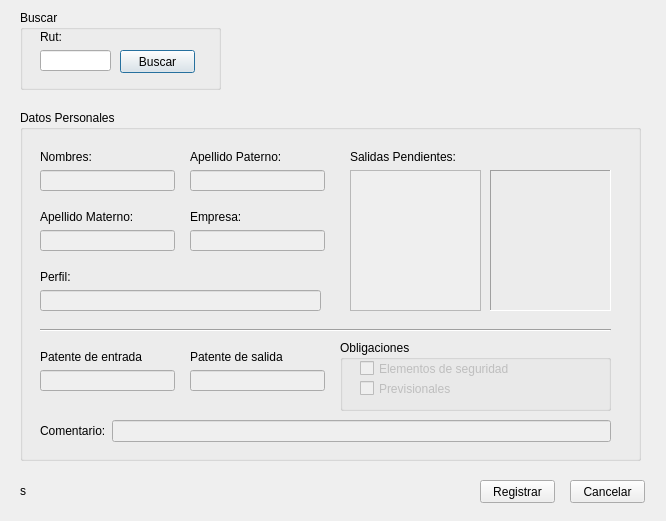
<?xml version="1.0" encoding="UTF-8"?>
<ui version="4.0">
 <class>ReadWithoutCI</class>
 <widget class="QDialog" name="ReadWithoutCI">
  <property name="geometry">
   <rect>
    <x>0</x>
    <y>0</y>
    <width>666</width>
    <height>521</height>
   </rect>
  </property>
  <property name="windowTitle">
   <string>Dialog</string>
  </property>
  <widget class="QLabel" name="label_status">
   <property name="geometry">
    <rect>
     <x>20</x>
     <y>480</y>
     <width>21</width>
     <height>21</height>
    </rect>
   </property>
   <property name="text">
    <string>s</string>
   </property>
  </widget>
  <widget class="QGroupBox" name="groupBox">
   <property name="geometry">
    <rect>
     <x>20</x>
     <y>10</y>
     <width>201</width>
     <height>80</height>
    </rect>
   </property>
   <property name="title">
    <string>Buscar</string>
   </property>
   <widget class="QWidget" name="layoutWidget">
    <property name="geometry">
     <rect>
      <x>20</x>
      <y>20</y>
      <width>71</width>
      <height>41</height>
     </rect>
    </property>
    <layout class="QVBoxLayout" name="verticalLayout">
     <item>
      <widget class="QLabel" name="label">
       <property name="text">
        <string>Rut:</string>
       </property>
      </widget>
     </item>
     <item>
      <widget class="QLineEdit" name="lineEdit_rut"/>
     </item>
    </layout>
   </widget>
   <widget class="QPushButton" name="pushButton_search">
    <property name="geometry">
     <rect>
      <x>100</x>
      <y>40</y>
      <width>75</width>
      <height>23</height>
     </rect>
    </property>
    <property name="text">
     <string>Buscar</string>
    </property>
   </widget>
  </widget>
  <widget class="QPushButton" name="pushButton_3">
   <property name="geometry">
    <rect>
     <x>570</x>
     <y>480</y>
     <width>75</width>
     <height>23</height>
    </rect>
   </property>
   <property name="text">
    <string>Cancelar</string>
   </property>
  </widget>
  <widget class="QPushButton" name="pushButton_register">
   <property name="geometry">
    <rect>
     <x>480</x>
     <y>480</y>
     <width>75</width>
     <height>23</height>
    </rect>
   </property>
   <property name="text">
    <string>Registrar</string>
   </property>
  </widget>
  <widget class="QGroupBox" name="groupBox_2">
   <property name="geometry">
    <rect>
     <x>20</x>
     <y>110</y>
     <width>621</width>
     <height>351</height>
    </rect>
   </property>
   <property name="title">
    <string>Datos Personales</string>
   </property>
   <widget class="QWidget" name="layoutWidget_2">
    <property name="geometry">
     <rect>
      <x>170</x>
      <y>100</y>
      <width>135</width>
      <height>41</height>
     </rect>
    </property>
    <layout class="QVBoxLayout" name="verticalLayout_4">
     <item>
      <widget class="QLabel" name="label_4">
       <property name="text">
        <string>Empresa:</string>
       </property>
      </widget>
     </item>
     <item>
      <widget class="QLineEdit" name="lineEdit_company">
       <property name="enabled">
        <bool>false</bool>
       </property>
       <property name="readOnly">
        <bool>true</bool>
       </property>
      </widget>
     </item>
    </layout>
   </widget>
   <widget class="QWidget" name="layoutWidget_3">
    <property name="geometry">
     <rect>
      <x>20</x>
      <y>40</y>
      <width>135</width>
      <height>41</height>
     </rect>
    </property>
    <layout class="QVBoxLayout" name="verticalLayout_2">
     <item>
      <widget class="QLabel" name="label_2">
       <property name="text">
        <string>Nombres:</string>
       </property>
      </widget>
     </item>
     <item>
      <widget class="QLineEdit" name="lineEdit_names">
       <property name="enabled">
        <bool>false</bool>
       </property>
       <property name="readOnly">
        <bool>true</bool>
       </property>
      </widget>
     </item>
    </layout>
   </widget>
   <widget class="QWidget" name="layoutWidget_5">
    <property name="geometry">
     <rect>
      <x>170</x>
      <y>40</y>
      <width>135</width>
      <height>41</height>
     </rect>
    </property>
    <layout class="QVBoxLayout" name="verticalLayout_3">
     <item>
      <widget class="QLabel" name="label_3">
       <property name="text">
        <string>Apellido Paterno:</string>
       </property>
      </widget>
     </item>
     <item>
      <widget class="QLineEdit" name="lineEdit_paternal_surname">
       <property name="enabled">
        <bool>false</bool>
       </property>
       <property name="readOnly">
        <bool>true</bool>
       </property>
      </widget>
     </item>
    </layout>
   </widget>
   <widget class="QWidget" name="layoutWidget_7">
    <property name="geometry">
     <rect>
      <x>330</x>
      <y>40</y>
      <width>131</width>
      <height>161</height>
     </rect>
    </property>
    <layout class="QVBoxLayout" name="verticalLayout_5">
     <item>
      <widget class="QLabel" name="label_5">
       <property name="text">
        <string>Salidas Pendientes:</string>
       </property>
      </widget>
     </item>
     <item>
      <widget class="QListView" name="listView_imput">
       <property name="enabled">
        <bool>false</bool>
       </property>
      </widget>
     </item>
    </layout>
   </widget>
   <widget class="Line" name="line_2">
    <property name="geometry">
     <rect>
      <x>20</x>
      <y>210</y>
      <width>571</width>
      <height>20</height>
     </rect>
    </property>
    <property name="orientation">
     <enum>Qt::Horizontal</enum>
    </property>
   </widget>
   <widget class="QWidget" name="layoutWidget_8">
    <property name="geometry">
     <rect>
      <x>20</x>
      <y>310</y>
      <width>571</width>
      <height>22</height>
     </rect>
    </property>
    <layout class="QHBoxLayout" name="horizontalLayout_3">
     <item>
      <widget class="QLabel" name="label_6">
       <property name="text">
        <string>Comentario:</string>
       </property>
      </widget>
     </item>
     <item>
      <widget class="QLineEdit" name="lineEdit_comment">
       <property name="enabled">
        <bool>false</bool>
       </property>
      </widget>
     </item>
    </layout>
   </widget>
   <widget class="QWidget" name="layoutWidget_9">
    <property name="geometry">
     <rect>
      <x>20</x>
      <y>240</y>
      <width>135</width>
      <height>41</height>
     </rect>
    </property>
    <layout class="QVBoxLayout" name="verticalLayout_6">
     <item>
      <widget class="QLabel" name="label_7">
       <property name="text">
        <string>Patente de entrada</string>
       </property>
      </widget>
     </item>
     <item>
      <widget class="QLineEdit" name="lineEdit_patent_input">
       <property name="enabled">
        <bool>false</bool>
       </property>
 	<property name="frame">
        <bool>true</bool>
       </property>
      </widget>
     </item>
    </layout>
   </widget>
   <widget class="QWidget" name="layoutWidget_10">
    <property name="geometry">
     <rect>
      <x>170</x>
      <y>240</y>
      <width>135</width>
      <height>41</height>
     </rect>
    </property>
    <layout class="QVBoxLayout" name="verticalLayout_7">
     <item>
      <widget class="QLabel" name="label_10">
       <property name="text">
        <string>Patente de salida</string>
       </property>
      </widget>
     </item>
     <item>
      <widget class="QLineEdit" name="lineEdit_patent_output">
       <property name="enabled">
        <bool>false</bool>
       </property>
      </widget>
     </item>
    </layout>
   </widget>
   <widget class="QWidget" name="layoutWidget_4">
    <property name="geometry">
     <rect>
      <x>20</x>
      <y>100</y>
      <width>135</width>
      <height>41</height>
     </rect>
    </property>
    <layout class="QVBoxLayout" name="verticalLayout_10">
     <item>
      <widget class="QLabel" name="label_11">
       <property name="text">
        <string>Apellido Materno:</string>
       </property>
      </widget>
     </item>
     <item>
      <widget class="QLineEdit" name="lineEdit_maternal_surname">
       <property name="enabled">
        <bool>false</bool>
       </property>
       <property name="readOnly">
        <bool>true</bool>
       </property>
      </widget>
     </item>
    </layout>
   </widget>
   <widget class="QGroupBox" name="groupBox_3">
    <property name="geometry">
     <rect>
      <x>320</x>
      <y>230</y>
      <width>271</width>
      <height>71</height>
     </rect>
    </property>
    <property name="title">
     <string>Obligaciones</string>
    </property>
    <widget class="QCheckBox" name="checkBox_security">
     <property name="enabled">
      <bool>false</bool>
     </property>
     <property name="geometry">
      <rect>
       <x>20</x>
       <y>20</y>
       <width>151</width>
       <height>17</height>
      </rect>
     </property>
     <property name="text">
      <string>Elementos de seguridad</string>
     </property>
    </widget>
    <widget class="QCheckBox" name="checkBox_pension">
     <property name="enabled">
      <bool>false</bool>
     </property>
     <property name="geometry">
      <rect>
       <x>20</x>
       <y>40</y>
       <width>201</width>
       <height>17</height>
      </rect>
     </property>
     <property name="text">
      <string>Previsionales</string>
     </property>
    </widget>
   </widget>
   <widget class="QWidget" name="layoutWidget_6">
    <property name="geometry">
     <rect>
      <x>20</x>
      <y>160</y>
      <width>281</width>
      <height>41</height>
     </rect>
    </property>
    <layout class="QVBoxLayout" name="verticalLayout_11">
     <item>
      <widget class="QLabel" name="label_12">
       <property name="text">
        <string>Perfil:</string>
       </property>
      </widget>
     </item>
     <item>
      <widget class="QLineEdit" name="lineEdit_profile">
       <property name="enabled">
        <bool>false</bool>
       </property>
      </widget>
     </item>
    </layout>
   </widget>
   <widget class="QLabel" name="label_user">
    <property name="geometry">
     <rect>
      <x>470</x>
      <y>60</y>
      <width>121</width>
      <height>141</height>
     </rect>
    </property>
    <property name="frameShape">
     <enum>QFrame::Panel</enum>
    </property>
    <property name="frameShadow">
     <enum>QFrame::Sunken</enum>
    </property>
    <property name="text">
     <string/>
    </property>
    <property name="pixmap">
     <pixmap resource="comboscan.qrc">:/images/User-blue-icon.png</pixmap>
    </property>
    <property name="scaledContents">
     <bool>true</bool>
    </property>
   </widget>
  </widget>
 </widget>
 <resources>
  <include location="comboscan.qrc"/>
 </resources>
 <connections/>
</ui>
